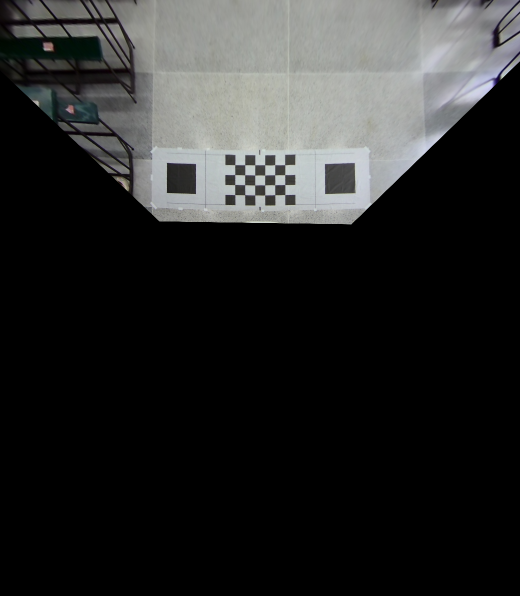
#> input picture Program/out_merged_Images/front_warped_image.png, 1040 x 1191 px (shown at 1/2 size)
$ python Step4_merge.py
#> lines starting #> are read from the running program, lines starting #| are printed output that depends on the picture; after the words box and inside, x2 and y2 are one past the last pixel; in counts of white or black regions, pixels touching at a corner belong together
### Program/image_processing.py
import cv2
import numpy as np
from PIL import Image
from param_settings import xl, xr, yt, yb
import threading


class LuminanceBalancer:
    """Adjusts luminance balance between images"""

    # [6 lines left out: function tune, not called in this run]

    @staticmethod
    def adjust_luminance(gray, factor):
        """Adjusts the brightness of a grayscale image"""
        return np.minimum(gray * factor, 255).astype(np.uint8)

    # [92 lines left out: functions get_mean_statistic, mean_luminance_ratio, make_luminance_balance, not called in this run]

    @staticmethod
    def make_white_balance(image):
        """Performs white balance adjustment using the average intensity of each channel"""
        B, G, R = cv2.split(image)
        m1, m2, m3 = np.mean(B), np.mean(G), np.mean(R)
        K = (m1 + m2 + m3) / 3
        B = LuminanceBalancer.adjust_luminance(B, K / m1)
        G = LuminanceBalancer.adjust_luminance(G, K / m2)
        R = LuminanceBalancer.adjust_luminance(R, K / m3)
        return cv2.merge((B, G, R))


class ImageStitcher:
    """Performs white balance adjustment using the average intensity of each channel"""

    @staticmethod
    def get_mask(img):
        gray = cv2.cvtColor(img, cv2.COLOR_BGR2GRAY)
        ret, mask = cv2.threshold(gray, 0, 255, cv2.THRESH_BINARY)
        return mask

    @staticmethod
    def get_overlap_region_mask(imA, imB):
        overlap = cv2.bitwise_and(imA, imB)
        mask = ImageStitcher.get_mask(overlap)
        mask = cv2.dilate(mask, np.ones((2, 2), np.uint8), iterations=2)
        return mask

    @staticmethod
    def get_outmost_polygon_boundary(img):
        mask = ImageStitcher.get_mask(img)
        mask = cv2.dilate(mask, np.ones((2, 2), np.uint8), iterations=2)
        cnts, hierarchy = cv2.findContours(
            mask,
            cv2.RETR_EXTERNAL,
            cv2.CHAIN_APPROX_SIMPLE
        )[-2:]
        C = sorted(cnts, key=lambda x: cv2.contourArea(x), reverse=True)[0]
        polygon = cv2.approxPolyDP(C, 0.009 * cv2.arcLength(C, True), True)
        return polygon

    @staticmethod
    def get_weight_mask_matrix(imA, imB, dist_threshold=5):
        overlapMask = ImageStitcher.get_overlap_region_mask(imA, imB)
        overlapMaskInv = cv2.bitwise_not(overlapMask)
        indices = np.where(overlapMask == 255)

        imA_diff = cv2.bitwise_and(imA, imA, mask=overlapMaskInv)
        imB_diff = cv2.bitwise_and(imB, imB, mask=overlapMaskInv)

        G = (ImageStitcher.get_mask(imA).astype(np.float32) / 255.0)
        polyA = ImageStitcher.get_outmost_polygon_boundary(imA_diff)
        polyB = ImageStitcher.get_outmost_polygon_boundary(imB_diff)

        for y, x in zip(*indices):
            xy_tuple = (int(x), int(y))
            distToB = cv2.pointPolygonTest(polyB, xy_tuple, True)
            if distToB < dist_threshold:
                distToA = cv2.pointPolygonTest(polyA, xy_tuple, True)
                # ปรับค่าด้วยกำลังสอง
                distToB **= 2
                distToA **= 2
                G[y, x] = distToB / (distToA + distToB)
        return G, overlapMask

    @staticmethod
    def merge(imA, imB, G):
        G_expanded = np.expand_dims(G, axis=-1)
        return (imA * G_expanded + imB * (1 - G_expanded)).astype(np.uint8)

    # ฟังก์ชันตัดส่วนภาพ (crop functions)
    @staticmethod
    def FI(front_image):
        return front_image[:yt, :xl]

    @staticmethod
    def FII(front_image):
        return front_image[:yt, xr:]

    @staticmethod
    def FM(front_image):
        return front_image[:yt, xl:xr]

    @staticmethod
    def BIII(back_image):
        return back_image[yb:, :xl]

    @staticmethod
    def BIV(back_image):
        return back_image[yb:, xr:]

    @staticmethod
    def BM(back_image):
        return back_image[yb:, xl:xr]

    @staticmethod
    def LI(left_image):
        return left_image[:yt, :xl]

    @staticmethod
    def LIII(left_image):
        return left_image[yb:, :xl]

    @staticmethod
    def LM(left_image):
        return left_image[yt:yb, :xl]

    @staticmethod
    def RII(right_image):
        return right_image[:yt, xr:]

    @staticmethod
    def RIV(right_image):
        return right_image[yb:, xr:]

    @staticmethod
    def RM(right_image):
        return right_image[yt:yb, xr:]

    @staticmethod
    def get_weights_and_masks(images):
        """
        รวมภาพในแต่ละส่วนและบันทึกไฟล์ผลลัพธ์
        คืนค่า final merged image
        """
        front, left, back, right = images

        def save_image(image, filename):
            Image.fromarray(image).save(filename)

        # บันทึกภาพ crop เพื่อตรวจสอบ (สามารถ comment ได้)
        threading.Thread(target=save_image, args=(ImageStitcher.FI(front), "out_Section_Images/FI_front.png")).start()
        threading.Thread(target=save_image, args=(ImageStitcher.LI(left), "out_Section_Images/LI_left.png")).start()

        # รวมภาพซ้ายบน
        G0, M0 = ImageStitcher.get_weight_mask_matrix(ImageStitcher.FI(front), ImageStitcher.LI(left))
        merged_image_LT = ImageStitcher.merge(ImageStitcher.FI(front), ImageStitcher.LI(left), G0)
        threading.Thread(target=save_image, args=(merged_image_LT, "out_Section_Images/merged_FI_LI_is_LT.png")).start()

        # รวมภาพขวาบน
        threading.Thread(target=save_image, args=(ImageStitcher.FII(front), "out_Section_Images/FII_front.png")).start()
        threading.Thread(target=save_image, args=(ImageStitcher.RII(right), "out_Section_Images/RII_right.png")).start()
        G1, M1 = ImageStitcher.get_weight_mask_matrix(ImageStitcher.FII(front), ImageStitcher.RII(right))
        merged_image_RT = ImageStitcher.merge(ImageStitcher.FII(front), ImageStitcher.RII(right), G1)
        threading.Thread(target=save_image, args=(merged_image_RT, "out_Section_Images/merged_FI_RII_is_RT.png")).start()

        # รวมภาพซ้ายล่าง
        threading.Thread(target=save_image, args=(ImageStitcher.BIII(back), "out_Section_Images/BIII_back.png")).start()
        threading.Thread(target=save_image, args=(ImageStitcher.LIII(left), "out_Section_Images/LIII_left.png")).start()
        G2, M2 = ImageStitcher.get_weight_mask_matrix(ImageStitcher.BIII(back), ImageStitcher.LIII(left))
        merged_image_LB = ImageStitcher.merge(ImageStitcher.BIII(back), ImageStitcher.LIII(left), G2)
        threading.Thread(target=save_image, args=(merged_image_LB, "out_Section_Images/merged_BIII_LIII_is_LB.png")).start()

        # รวมภาพขวาล่าง
        threading.Thread(target=save_image, args=(ImageStitcher.BIV(back), "out_Section_Images/BIV_back.png")).start()
        threading.Thread(target=save_image, args=(ImageStitcher.RIV(right), "out_Section_Images/RIV_right.png")).start()
        G3, M3 = ImageStitcher.get_weight_mask_matrix(ImageStitcher.BIV(back), ImageStitcher.RIV(right))
        merged_image_RB = ImageStitcher.merge(ImageStitcher.BIV(back), ImageStitcher.RIV(right), G3)
        threading.Thread(target=save_image, args=(merged_image_RB, "out_Section_Images/merged_BIV_RIV_is_RB.png")).start()

        # บรรจุภาพที่ไม่ได้ merge (FM, BM, LM, RM)
        final_merged_image = np.zeros_like(front)
        np.copyto(final_merged_image[:yt, :xl], merged_image_LT)
        np.copyto(final_merged_image[:yt, xr:], merged_image_RT)
        np.copyto(final_merged_image[yb:, :xl], merged_image_LB)
        np.copyto(final_merged_image[yb:, xr:], merged_image_RB)
        np.copyto(final_merged_image[:yt, xl:xr], ImageStitcher.FM(front))
        np.copyto(final_merged_image[yb:, xl:xr], ImageStitcher.BM(back))
        np.copyto(final_merged_image[yt:yb, :xl], ImageStitcher.LM(left))
        np.copyto(final_merged_image[yt:yb, xr:], ImageStitcher.RM(right))
        threading.Thread(target=Image.fromarray(final_merged_image).save, args=("out_Section_Images/final_merged_image.png",)).start()
        return final_merged_image


class ImageAdjuster:
    """Handles image blending and overlay operations."""

    @staticmethod
    def merge_images(images, mode='hard_overlay', alpha=0.25):
        """
        Merge multiple images using different blending modes.

        Parameters:
        images (list of np.array): List of images to be merged.
        mode (str): Blending mode ('hard_overlay' or 'alpha_blend').
        alpha (float): Alpha blending factor (only used in 'alpha_blend' mode).

        Returns:
        np.array: Merged image.
        """
        height, width, _ = images[0].shape
        merged_image = np.zeros((height, width, 3), dtype=np.uint8)

        if mode == 'hard_overlay':
            # Apply hard overlay by replacing non-zero pixels from each image
            for img in images:
                mask = (img != 0).any(axis=2)  # Check where the image is non-zero
                merged_image[mask] = img[mask]
        elif mode == 'alpha_blend':
            # Apply alpha blending to merge images smoothly
            total_weight = alpha * len(images)
            for img in images:
                merged_image = cv2.addWeighted(merged_image, 1, img, alpha, 0)
            merged_image = cv2.convertScaleAbs(merged_image * (1 / total_weight))

        return merged_image

    @staticmethod
    def overlay_image_perspective(background, overlay, dst_points):
        """
        Overlay an image onto a background with perspective transformation.

        Parameters:
        background (np.array): Background image.
        overlay (np.array): Image to be overlaid.
        dst_points (np.array): Destination points for the perspective transformation.

        Returns:
        np.array: Background image with overlay applied.
        """
        # Define source points from the overlay image
        src_points = np.float32([
            [0, 0],
            [overlay.shape[1] - 1, 0],
            [0, overlay.shape[0] - 1],
            [overlay.shape[1] - 1, overlay.shape[0] - 1]
        ])

        # Compute the perspective transformation matrix
        matrix = cv2.getPerspectiveTransform(src_points, dst_points)

        # Warp the overlay image using the computed transformation
        warped_overlay = cv2.warpPerspective(overlay, matrix, (background.shape[1], background.shape[0]))

        # Extract the alpha channel and normalize it
        alpha_channel = warped_overlay[:, :, 3] / 255.0  # Convert to range [0,1]

        # Apply alpha blending to combine the overlay and background
        for c in range(0, 3):  # Iterate over color channels (B, G, R)
            background[:, :, c] = (alpha_channel * warped_overlay[:, :, c] +
                                   (1 - alpha_channel) * background[:, :, c])

        return background

### Program/Step4_merge.py
"""
Step4_merge.py
--------------
This script processes and merges images from a 360-degree surround view system.
It performs:
1. Loading and validating images from different camera angles (front, left, rear, right).
2. Merging images using weighted masks and alpha blending.
3. Adjusting luminance to balance lighting across images.
4. Overlaying a car image using perspective transformation.
5. Displaying the final comparison of merged images.

Dependencies:
- OpenCV (cv2)
- NumPy
- PIL (Pillow)

Usage:
Run the script to process images and display results.

Author: [Your Name]
Date: [Date]
"""

import cv2
import numpy as np
from PIL import Image
from param_settings import xl, xr, yt, yb
from image_processing import LuminanceBalancer, ImageStitcher, ImageAdjuster

def load_image(path):
    """
    Load an image from a given file path.

    Args:
        path (str): The path to the image file.

    Returns:
        np.ndarray: The loaded image.

    Raises:
        FileNotFoundError: If the image file is not found or cannot be loaded.
    """
    image = cv2.imread(path)
    if image is None:
        raise FileNotFoundError(f"Error: Could not load image from {path}")
    return image

def main():
    # Load images from different camera angles
    try:
        front = load_image('out_merged_Images/front_warped_image.png')
#> in load_image, image is the input picture: shape (1191, 1040, 3); mean B, G, R 40.6, 41.1, 40.5
        left = load_image('out_merged_Images/Left_warped_image.png')
#> call 2 of load_image, with path = 'out_merged_Images/Left_warped_image.png'
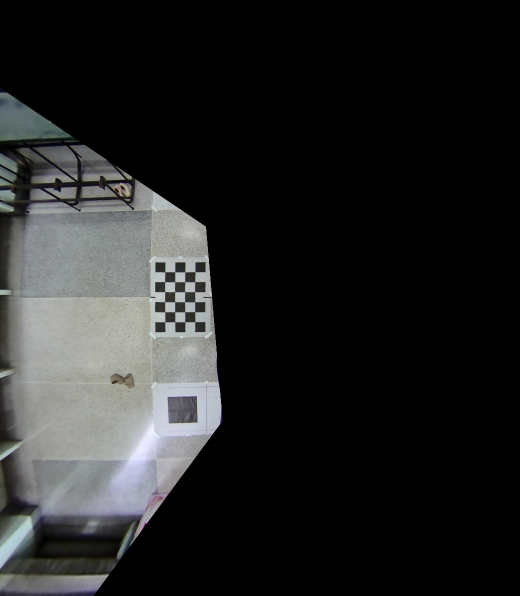
#> input picture Program/out_merged_Images/left_warped_image.png, 1040 x 1191 px, found by its file name (shown at 1/2 size)
#> in load_image, image is the input picture: shape (1191, 1040, 3); mean B, G, R 35.4, 35.5, 34.8
        rear = load_image('out_merged_Images/Rear_warped_image.png')
#> call 3 of load_image, with path = 'out_merged_Images/Rear_warped_image.png'
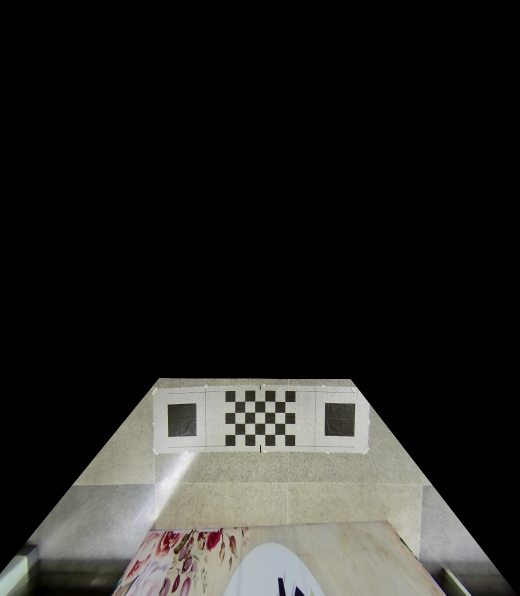
#> input picture Program/out_merged_Images/Rear_warped_image.png, 1040 x 1191 px (shown at 1/2 size)
#> in load_image, image is the input picture: shape (1191, 1040, 3); mean B, G, R 35, 37.6, 38
        right = load_image('out_merged_Images/Right_warped_image.png')
#> call 4 of load_image, with path = 'out_merged_Images/Right_warped_image.png'
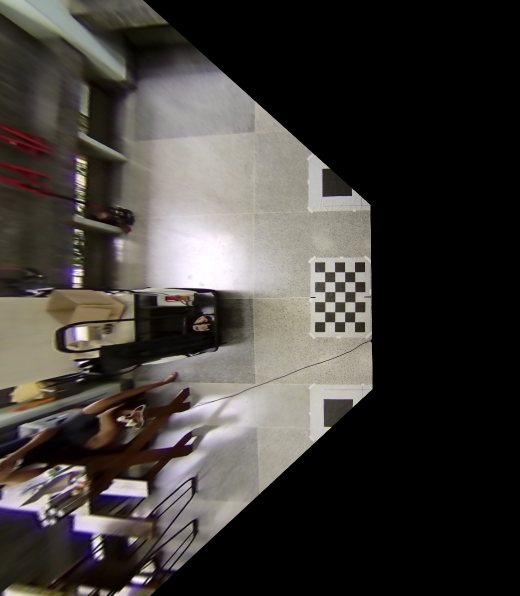
#> input picture Program/out_merged_Images/right_warped_image.png, 1040 x 1191 px, found by its file name (shown at 1/2 size)
#> in load_image, image is the input picture: shape (1191, 1040, 3); mean B, G, R 56.7, 60.2, 63.9
        car = cv2.imread('Dataset/golf_car.png', cv2.IMREAD_UNCHANGED)  # Load car image with alpha channel
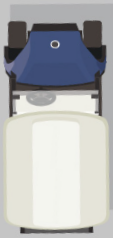
#> input picture Program/Dataset/golf_car.png, 113 x 238 px
#> car is the input picture: shape (238, 113, 4); mean B, G, R, A 179.5, 178, 176.4, 255

        images = [front, left, rear, right]

    except FileNotFoundError as e:
        print(e)
        return  # Exit if any image fails to load

    # Ensure all images are loaded successfully before processing
    if any(img is None for img in images):
        print("One or more images failed to load. Exiting.")
        return

    # Merge images using weighted masks
    final_merged_image = ImageStitcher.get_weights_and_masks(images)
#> in get_mask, `ret, mask = cv2.threshold(gray, 0, 255, cv2.THRESH_BINARY)`: mask: shape (465, 465); 3.3% white; 2 white regions (1 under 20 px), largest, box (x1, y1, x2, y2) and area: (135, 267, 398, 444) 7095
#> in get_overlap_region_mask, `mask = cv2.dilate(mask, np.ones((2, 2), np.uint8), iterations=2)`:
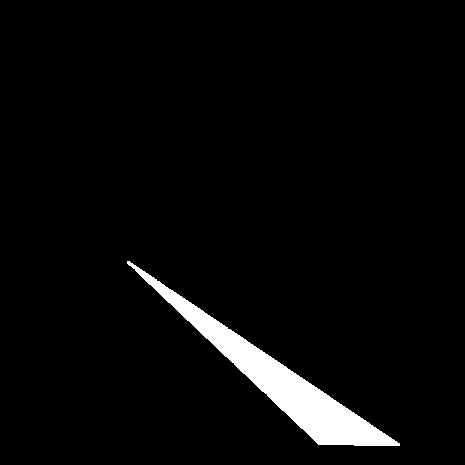
#> mask: shape (465, 465); 3.7% white; 1 white region, box (x1, y1, x2, y2) and area: (127, 261, 400, 446) 8080
#> in get_weight_mask_matrix, `indices = np.where(overlapMask == 255)`: indices = 8080 positions, rows 261 to 445, columns 127 to 399
#> in get_mask (call 2), `ret, mask = cv2.threshold(gray, 0, 255, cv2.THRESH_BINARY)`: mask: shape (465, 465); 73.1% white; 1 black region, box (x1, y1, x2, y2) and area: (0, 141, 465, 465) 58240
#> in get_mask (call 3), `ret, mask = cv2.threshold(gray, 0, 255, cv2.THRESH_BINARY)`: mask: shape (465, 465); 69.6% white; 1 black region, box (x1, y1, x2, y2) and area: (0, 141, 465, 465) 65779
#> in get_outmost_polygon_boundary, `mask = cv2.dilate(mask, np.ones((2, 2), np.uint8), iterations=2)`: mask: shape (465, 465); 70% white; 1 black region
#> in get_outmost_polygon_boundary, `cnts, hierarchy = cv2.findContours( mask, cv2.RETR_EXTERNAL, cv2.CHAIN..`: cnts = 1 contour; box (x1, y1, x2, y2) and area: (0, 0, 465, 447) 150616
#> in get_outmost_polygon_boundary, `C = sorted(cnts, key=lambda x: cv2.contourArea(x), reverse=True)[0]`: C = contour of 199 points, box (x1, y1, x2, y2) (0, 0, 465, 447), area 150616
#> in get_outmost_polygon_boundary, `polygon = cv2.approxPolyDP(C, 0.009 * cv2.arcLength(C, True), True)`: polygon = [[0, 0], [16, 158], [126, 262], [398, 444], [464, 446], [464, 0]]
#> in get_weight_mask_matrix, `polyA = ImageStitcher.get_outmost_polygon_boundary(imA_diff)`: polyA has the same summary as polygon in get_outmost_polygon_boundary
#> in get_mask (call 4), `ret, mask = cv2.threshold(gray, 0, 255, cv2.THRESH_BINARY)`: mask: shape (465, 465); 25.2% white; 1 white region, box (x1, y1, x2, y2) and area: (0, 176, 413, 465) 54408
#> in get_outmost_polygon_boundary (call 2), `mask = cv2.dilate(mask, np.ones((2, 2), np.uint8), iterations=2)`: mask: shape (465, 465); 25.4% white; 1 white region
#> in get_outmost_polygon_boundary (call 2), `cnts, hierarchy = cv2.findContours( mask, cv2.RETR_EXTERNAL, cv2.CHAIN..`: cnts = 1 contour; box (x1, y1, x2, y2) and area: (0, 176, 415, 465) 54436
#> in get_weight_mask_matrix, `polyB = ImageStitcher.get_outmost_polygon_boundary(imB_diff)`: polyB = [[0, 176], [0, 464], [414, 464], [402, 445], [320, 445], [126, 259]]
#> the loop in get_weight_mask_matrix, `for y, x in zip(*indices):` made 8080 passes
#> (y, x, xy_tuple, distToB, distToA) on passes 1 to 12: (261, 127, (127, 261), 0.565, 1.92), (261, 128, (128, 261), 0.00354, 3.78), (261, 129, (129, 261), 0.4, 6.25), (262, 127, (127, 262), 2.17, 0.309), (262, 128, (128, 262), 0.611, 1.24), (262, 129, (129, 262), 0.00797, 2.78), (262, 130, (130, 262), 0.363, 4.95), (263, 127, (127, 263), 4.82, 0.0756), (263, 128, (128, 263), 2.26, 0.079), (263, 129, (129, 263), 0.658, 0.701), (263, 130, (130, 263), 0.0142, 1.94), (263, 131, (131, 263), 0.328, 3.8)
#> (distToB, distToA) on passes 61 to 66: (9.82, 5.06), (3.03, 3.68), (1.1, 1.86), (0.128, 0.651), (0.112, 0.0628), (1.05, 0.0934)
#> after the loop in get_weight_mask_matrix, `for y, x in zip(*indices):`: G: shape (465, 465) float32; min 0, max 1, mean 0.715
#> call 2 of get_weight_mask_matrix, with dist_threshold = 5
#> in get_mask (call 5), `ret, mask = cv2.threshold(gray, 0, 255, cv2.THRESH_BINARY)`: mask: shape (465, 465); 8.3% white; 1 white region, box (x1, y1, x2, y2) and area: (0, 261, 166, 449) 17866
#> in get_overlap_region_mask (call 2), `mask = cv2.dilate(mask, np.ones((2, 2), np.uint8), iterations=2)`: mask: shape (465, 465); 8.7% white; 1 white region, box (x1, y1, x2, y2) and area: (0, 261, 168, 451) 18778
#> in get_weight_mask_matrix (call 2), `indices = np.where(overlapMask == 255)`: indices = 18778 positions, rows 261 to 450, columns 0 to 167
#> in get_mask (call 6), `ret, mask = cv2.threshold(gray, 0, 255, cv2.THRESH_BINARY)`: mask: shape (465, 465); 71% white; 1 black region, box (x1, y1, x2, y2) and area: (0, 123, 465, 465) 62617
#> in get_mask (call 7), `ret, mask = cv2.threshold(gray, 0, 255, cv2.THRESH_BINARY)`: mask: shape (465, 465); 62.5% white; 1 black region, box (x1, y1, x2, y2) and area: (0, 123, 465, 465) 80984
#> in get_outmost_polygon_boundary (call 3), `mask = cv2.dilate(mask, np.ones((2, 2), np.uint8), iterations=2)`: mask: shape (465, 465); 63.2% white; 1 black region
#> in get_outmost_polygon_boundary (call 3), `cnts, hierarchy = cv2.findContours( mask, cv2.RETR_EXTERNAL, cv2.CHAIN..`: cnts = 1 contour; box (x1, y1, x2, y2) and area: (0, 0, 465, 412) 136084
#> in get_weight_mask_matrix (call 2), `polyA = ImageStitcher.get_outmost_polygon_boundary(imA_diff)`: polyA = [[0, 262], [170, 411], [464, 126], [464, 0], [0, 0]]
#> in get_mask (call 8), `ret, mask = cv2.threshold(gray, 0, 255, cv2.THRESH_BINARY)`: mask: shape (465, 465); 1.5% white; 1 white region, box (x1, y1, x2, y2) and area: (0, 416, 167, 465) 3143
#> in get_outmost_polygon_boundary (call 4), `mask = cv2.dilate(mask, np.ones((2, 2), np.uint8), iterations=2)`: mask: shape (465, 465); 1.5% white; 1 white region
#> in get_outmost_polygon_boundary (call 4), `cnts, hierarchy = cv2.findContours( mask, cv2.RETR_EXTERNAL, cv2.CHAIN..`: cnts = 1 contour; box (x1, y1, x2, y2) and area: (0, 416, 169, 465) 3044
#> in get_weight_mask_matrix (call 2), `polyB = ImageStitcher.get_outmost_polygon_boundary(imB_diff)`: polyB = [[167, 416], [129, 451], [0, 449], [0, 464], [168, 464]]
#> the loop in get_weight_mask_matrix (call 2), `for y, x in zip(*indices):` made 18778 passes
#> (y, x, xy_tuple, distToB, distToA) on passes 1 to 12: (261, 0, (0, 261), 35344, 0), (261, 1, (1, 261), 35345, 1), (261, 2, (2, 261), 35348, 4), (262, 0, (0, 262), 34969, 0), (262, 1, (1, 262), 34970, 0.434), (262, 2, (2, 262), 34973, 1.74), (262, 3, (3, 262), 34978, 3.91), (262, 4, (4, 262), 34983.8, 6.95), (263, 0, (0, 263), 34596, 0.566), (263, 1, (1, 263), 34597, 0.00863), (263, 2, (2, 263), 34600, 0.321), (263, 3, (3, 263), 34605, 1.5)
#> (y, x) on passes 46 to 51: (267, 7), (267, 8), (267, 9), (268, 0), (268, 1), (268, 2)
#> after the loop in get_weight_mask_matrix (call 2), `for y, x in zip(*indices):`:
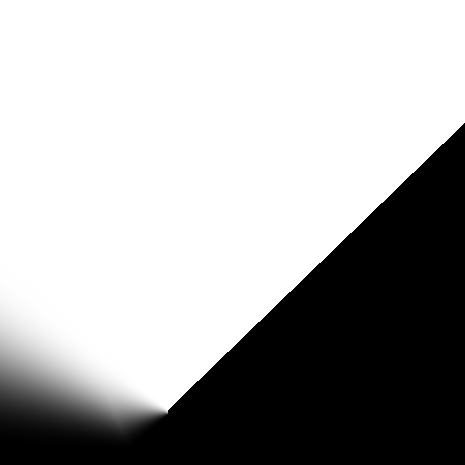
#> G: shape (465, 465) float32; min 0, max 1, mean 0.674
#> in get_overlap_region_mask (call 3), `overlap = cv2.bitwise_and(imA, imB)`:
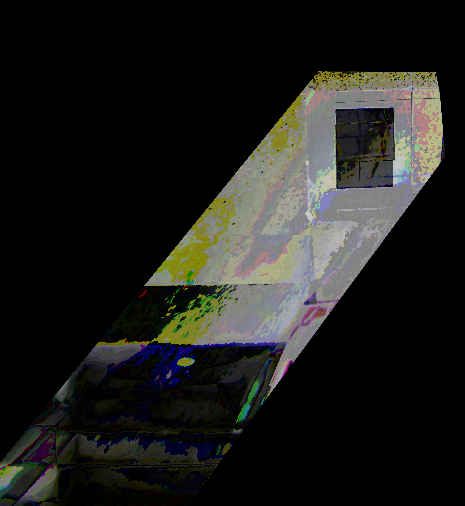
#> overlap: shape (506, 465, 3); mean of channels 0, 1, 2 27.1, 30.1, 30; drawn as B, G, R
    cv2.imwrite('out_merged_Images/final_merged_image.png', final_merged_image)

    # Blend images using selected mode
    mode = 'alpha_blend'  # Options: 'alpha_blend' or 'hard_overlay'
    merged = ImageAdjuster.merge_images(images, mode=mode, alpha=0.25)
#> the loop in merge_images, `for img in images:` made 4 passes

    # Apply white balance correction to merged image
    white_balanced = LuminanceBalancer.make_white_balance(merged)
    cv2.imwrite(f'out_merged_Images/white_balanced_result_{mode}.png', white_balanced)

    # Define destination points for perspective transformation
    dst_points = np.float32([
        [465, 465],  # Top-left corner
        [575, 465],  # Top-right corner
        [465, 685],  # Bottom-left corner
        [575, 685]   # Bottom-right corner
    ])

    # Overlay the car image onto the final merged images
    final_merged_image_car = ImageAdjuster.overlay_image_perspective(final_merged_image, car, dst_points)
    white_balanced_car = ImageAdjuster.overlay_image_perspective(white_balanced, car, dst_points)

    # Combine both processed images side by side for comparison
    comparison_image = np.hstack((white_balanced_car, final_merged_image_car))

    # Resize the comparison image to fit within 1440x990 resolution
    comparison_image_resized = cv2.resize(comparison_image, (1440, 990))

    # Display the comparison image
    cv2.imshow('Comparison: White Balanced Result (Left) vs Final Merged Image (Right)', comparison_image_resized)
    cv2.waitKey(0)
    cv2.destroyAllWindows()

if __name__ == '__main__':
    main()
